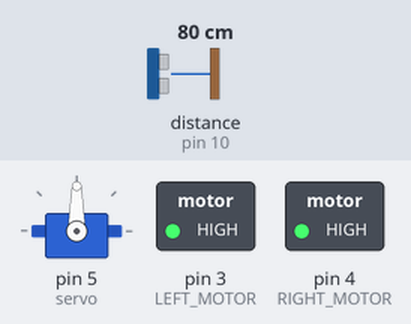
This sketch was run on a simulated Arduino Uno, built with avr-gcc and run on an emulated ATmega328P. Shown: servo, switched loads named in the sketch (green lamp = pin HIGH). The inputs (shaded band) are chosen by the test bench; at power-on: distance to the obstacle (sensor on pin 10) 80 cm. The echo pulse lasts 58.3 µs per cm.

Above: at 1.2 s.
1.3 s: distance to the obstacle (sensor on pin 10) set to 22 cm
2.8 s: distance to the obstacle (sensor on pin 10) set to 18 cm
At 3.2 s:
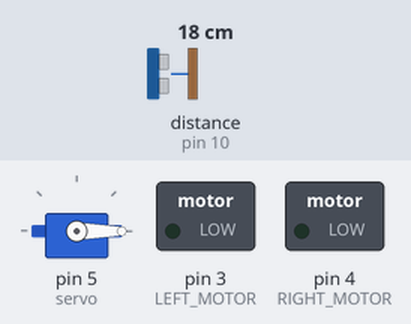
5.8 s: distance to the obstacle (sensor on pin 10) set to 35 cm
At 8.0 s:
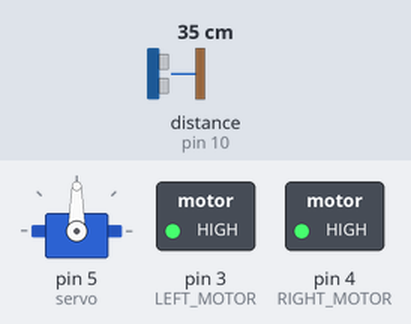
8.3 s: distance to the obstacle (sensor on pin 10) set to 2 cm
At 9.7 s:
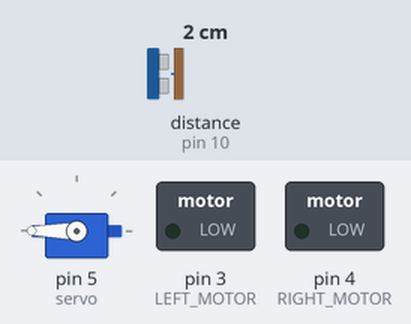
Timing chart, 0 to 12.3 s (numbered marks = the images above; inputs shaded):
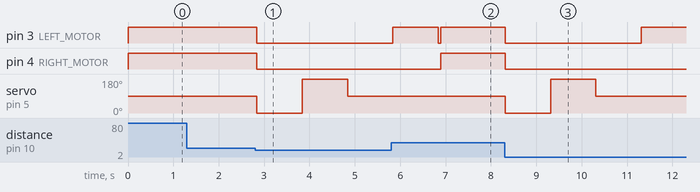

The sketch:

obstacle-avoidance-vehicle.ino
```cpp
#include <Servo.h>
#include <NewPing.h>

#define TRIG_PIN 9
#define ECHO_PIN 10
#define MAX_DISTANCE 200
#define LEFT_MOTOR 3
#define RIGHT_MOTOR 4

Servo servo;
NewPing sonar(TRIG_PIN, ECHO_PIN, MAX_DISTANCE);

void setup() {
  servo.attach(5);              // Servo on pin 5
  pinMode(LEFT_MOTOR, OUTPUT);
  pinMode(RIGHT_MOTOR, OUTPUT);
  servo.write(90);              // Center servo
  Serial.begin(9600);
}

void loop() {
  int distance = sonar.ping_cm();
  if (distance > 0 && distance < 20) {   // Obstacle detected
    stopMotors();
    servo.write(0);                      // Turn sensor left
    delay(1000);
    int leftDistance = sonar.ping_cm();
    servo.write(180);                    // Turn sensor right
    delay(1000);
    int rightDistance = sonar.ping_cm();
    servo.write(90);                     // Reset to center
    delay(1000);
    if (leftDistance > rightDistance) {
      turnLeft();
    } else {
      turnRight();
    }
  } else {
    moveForward();
  }
  delay(50);
}

void moveForward() {
  digitalWrite(LEFT_MOTOR, HIGH);
  digitalWrite(RIGHT_MOTOR, HIGH);
}

void stopMotors() {
  digitalWrite(LEFT_MOTOR, LOW);
  digitalWrite(RIGHT_MOTOR, LOW);
}

void turnLeft() {
  stopMotors();
  digitalWrite(LEFT_MOTOR, LOW);
  digitalWrite(RIGHT_MOTOR, HIGH);
  delay(1000);                  // Adjust time for a 90-degree turn
  stopMotors();
}

void turnRight() {
  stopMotors();
  digitalWrite(LEFT_MOTOR, HIGH);
  digitalWrite(RIGHT_MOTOR, LOW);
  delay(1000);                  // Adjust time for a 90-degree turn
  stopMotors();
}
```

Measured:
- the behaviour switches between 20 and 19 cm on distance to the obstacle (sensor on pin 10) (found by bisection; images 0 and 1)
- after the input at 1.3 s, every drawn part: stays the same
- after the input at 2.8 s, pin 3 (LEFT_MOTOR), pin 4 (RIGHT_MOTOR): HIGH → LOW at once; servo on pin 5 (servo): 90° → 0° at once, → 180° 1.0 s later, → 90° 1.0 s later
- after the input at 5.8 s, pin 4 (RIGHT_MOTOR): LOW → HIGH after 1.1 s; servo on pin 5 (servo): stays 90° (without the input it goes to 0° after 1.1 s)
- after the input at 8.3 s, pin 3 (LEFT_MOTOR): HIGH → LOW at once, → HIGH 3.0 s later; pin 4 (RIGHT_MOTOR): HIGH → LOW at once; servo on pin 5 (servo): 90° → 0° at once, → 180° 1.0 s later, → 90° 1.0 s later
